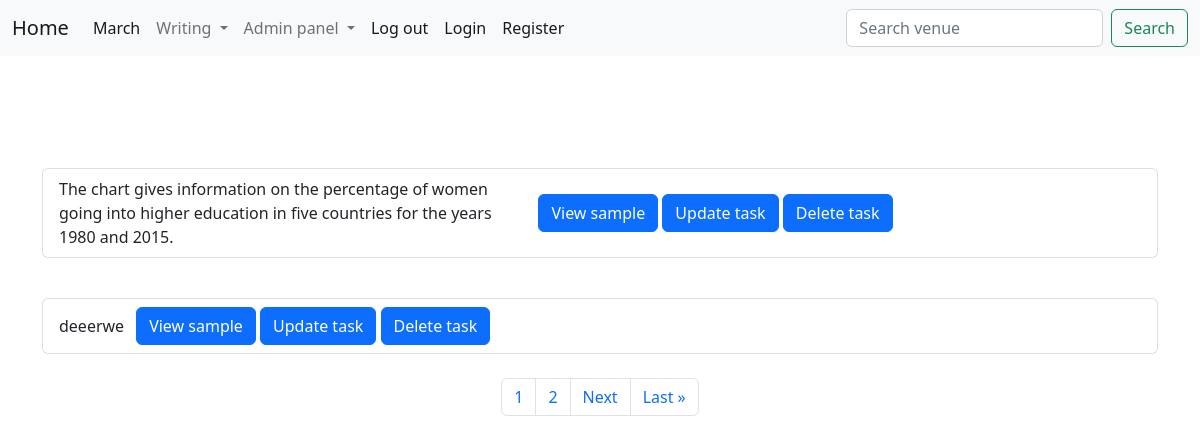
The app's page /task1list with its own data.
### ielts/models.py (models this page shows, shortened)
class writingtask1(models.Model):
    title = models.CharField(max_length=300)
    text = RichTextField(blank=True, null=True)
    cover = models.ImageField(null=True, blank=True, upload_to='images/')
    score = models.IntegerField(null=True, blank=True)
    category = models.ForeignKey(
        'CategoryTask1', on_delete=models.CASCADE, null=True)

### ielts/views.py (the view)
# urls.py: path('task1list', Task1list, name='task1list'),
def Task1list(request):
    listtask = writingtask1.objects.all
    p = Paginator(writingtask1.objects.all(), 2)
    page = request.GET.get('page')
    tasks = p.get_page(page)
    nums = "a" * tasks.paginator.num_pages
    return render(request, 'tasks/task1/task1list.html',
                  {"listtask": listtask,
                   "tasks": tasks,
                   "nums": nums,
                   }
                  )

### ielts/templates/tasks/task1/task1list.html (shortened to what this page needs)
{% extends "base.html" %}
{% block content %}
<br/>
<br/>
<br/>
{% for i in tasks %}
<ul class="list-group">
    <li class="list-group-item d-flex justify-content-between align-items-center">
        {{i.title}}
       <div class="container"> <button type="button" class="btn btn-primary"><a class="dropdown-item" aria-current="page" href="{% url 'task1show' i.id %}">View sample</a></button>
        <button type="button" class="btn btn-primary"><a class="dropdown-item" aria-current="page" href="{% url 'task1update' i.id %}">Update task</a></button>
        <button type="button" class="btn btn-primary"><a class="dropdown-item" aria-current="page" href="{% url 'tasl1delete' i.id %}">Delete task</a></button>
    </div>
        <span class="badge badge-primary badge-pill">Band score{{i.score}}</span>
    </li>
</ul><br/>
{% endfor %}
<nav aria-label="Page navigation example">
    <ul class="pagination  justify-content-center">
{% for i in nums %}
    <li class="page-item"><a class="page-link"  href="?page={{forloop.counter}}">{{forloop.counter}}</a></li>
{% endfor %}
{% if  tasks.has_next %}
<li class="page-item"><a class="page-link"  href="?page={{tasks.next_page_number}}">Next</a></li>
<li class="page-item"><a class="page-link"  href="?page={{tasks.paginator.num_pages}}">Last &raquo</a></li>
{% endif %}
</ul>
</nav>
{% endblock %}

### records on screen
writingtask1: title "The chart gives information on the percentage of women going into higher education in five countries for the years 1980 and 2015."
writingtask1: title "deeerwe"
